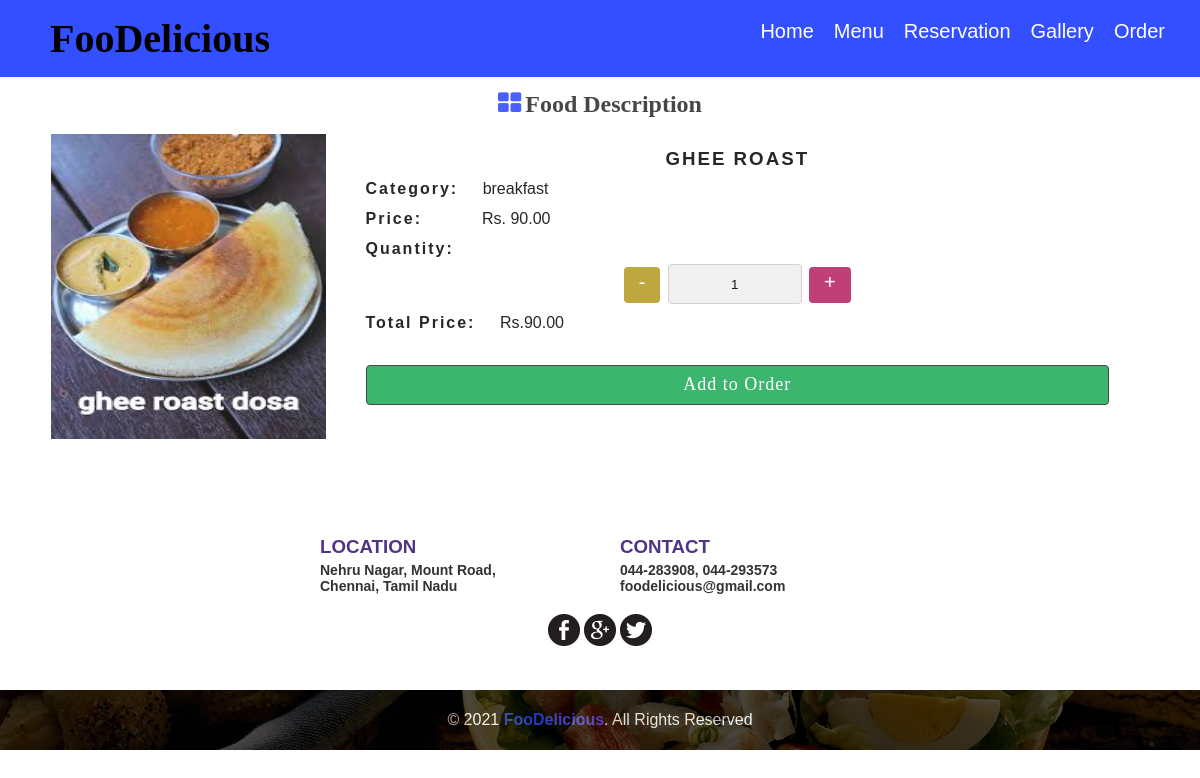
/detail.php?fid=5, run on the app's committed database.
### tables this page shows
CREATE TABLE `food` (
  `id` int(11) NOT NULL,
  `food_name` varchar(255) NOT NULL,
  `food_category` varchar(255) NOT NULL,
  `food_price` varchar(255) NOT NULL,
  `food_description` varchar(100) NOT NULL
);

### detail.php (the view, shortened to what this page needs)
<?php
	require "admin/includes/db.php";
	$name = "";
	$price = "";
	$id = "";
	if($_SERVER['REQUEST_METHOD'] == 'GET') {
		if(isset($_GET['fid']) && preg_replace("#[^0-9]#", "", $_GET['fid']) != "") {
			$fid = preg_replace("#[^0-9]#", "", $_GET['fid']);
			if($fid != "") {
				$get_detail = $db->query("SELECT * FROM food WHERE id='".$fid."' LIMIT 1");
				if($get_detail->num_rows) {
					while($row = $get_detail->fetch_assoc()) {
						$id = $row['id'];
						$name = $row['food_name'];
						$cat  = $row['food_category'];
						$price  = $row['food_price'];
					}
				}else{
					header("location: index.php");
				}
			}
		}else{
			header("location: index.php");
		}
	}elseif($_SERVER['REQUEST_METHOD'] == 'POST') {
		if(isset($_POST['submit'])) {
			$id = preg_replace("#[^0-9]#", "", $_POST['fid']);
			$qty = preg_replace("#[^0-9]#", "", $_POST['amount']);
			header("location: basket.php?fid=".$id."&qty=".$qty."");
		}
	}
?>
<!Doctype html>
<html lang="en">
<head>
<link rel="stylesheet" href="css/main.css" />
</head>
<body>
<?php require "includes/header.php"; ?>
<br/><br/><br/>
<div class="content remove_pad" onclick="remove_class()">
	<div class="inner_content on_parallax">
		<h2><span class="fresh"><b>Food Description</b></span></h2>
		<div class="parallax_content">
			<div class="detail_holder">
				<div class="detail_img">
					<img src="image/FoodPics/<?php echo $id;?>.jpg" width="100%" alt="no image found" />
				</div>
				<div class="detail_desc">
					<form class="" method="post" action="detail.php">
						<h3 class="desc_header"><?php echo $name; ?></h3>
						<p><span class="bold_desc">Category:</span> <?php echo $cat; ?></p>
						<p><span class="bold_desc price"><b>Price:</b></span>Rs. <span id="price"><?php echo $price; ?></span></p>
						<div class="form_group">
							<p><span class="bold_desc">Quantity:</span></p>
							<p class="label_center"><label class="subtract" onclick="subtract_price();">-</label><input readonly type="text" id="amount" name="amount" value="1"><label class="add" onclick="sum_price();">+</label><p>
						</div>
						<p><span class="bold_desc">Total Price:</span> Rs.<span id="total_price"><?php echo $price; ?></span></p>
						<div class="form_group">
							<input type="submit" name="submit" class="submit add_order" value="Add to Order" />
						</div>
					</form>
				</div>
			</div>
		</div>
	</div>
</div>
<div class="content" onclick="remove_class()">
	<div class="inner_content">
		<div class="contact">
			<div class="left">
				<h3 style="color:#513484;"><b>LOCATION</b></h3>
				<p>Nehru Nagar, Mount Road,</p>
				<p>Chennai, Tamil Nadu</p>
			</div>
			<div class="left">
				<h3 style="color:#513484;"><b>CONTACT</b></h3>
				<p>044-283908, 044-293573</p>
				<p>foodelicious@gmail.com</p>
			</div>
			<div class="icon_holder">
				<a href="#"><img src="image/icons/Facebook.png" alt="image/icons/Facebook.png" /></a>
				<a href="#"><img src="image/icons/Google+.png" alt="image/icons/Google+.png"  /></a>
				<a href="#"><img src="image/icons/Twitter.png" alt="image/icons/Twitter.png"  /></a>
			</div>
		</div>
	</div>
</div>
<div class="footer_parallax" onclick="remove_class()">
	<div class="on_footer_parallax">
		<p>&copy; <?php echo strftime("%Y", time()); ?> <span style="color:#334FFF;"><b>FooDelicious</b></span>. All Rights Reserved</p>
	</div>
</div>
</body>
</html>

### css/main.css (style rules this page uses)
* { margin: 0; padding: 0; box-sizing: border-box; }
body { font-family: Arial, Helvetica, san-serif, tahoma; }
div.on_parallax { background: #fff; opacity: 0.9; color: #0F1111 ; text-align: center; height: 370px; padding: 10px; }
div.on_parallax h2 { color: #333; margin: 15px auto; font-weight: 200; font-family: lucida handwriting; }
span.fresh:before { content: '\f009'; font-family: FontAwesome; color: #334FFF; font-size: 25px; margin-right: 4px; }
div.parallax_content { max-width: 1100px; height: auto; padding: 1px; margin: 0 auto; }
div.content { background: #fff; color: #000; padding: 20px 15px; height: auto; display: block; }
div.content.remove_pad { background: #fff; color: #000; padding: 2px 15px; height: auto; display: block; }
div.inner_content { max-width: 1200px; height: auto; padding: 20px; margin: 0 auto; }
div.left { float: left; width: 50%; height: auto; padding: 20px; }
label { display: block; margin-top: 10px; margin-bottom: 5px; color: #17202A; font-size: 18px; }
input[type=text], input[type=email], input[type=number], input[type=date], input[type=time] { width: 100%; border: 1px solid #CCCCCC; padding: 7px; height: 40px; background: #efefef; border-radius: 4px; }
input[type=submit].submit { width: 100%; background: #F39C12; color: #fff; padding: 7px; height: 40px; border: 1px solid #FF5722; font-family: verdana; font-size: 19px; margin-top: 27px; border-radius: 4px; }
div.contact { max-width: 600px; margin: 0 auto; height: auto; color: #333; }
div.contact div.left h3 { color: #FF5722; font-weight: 200; margin-bottom: 4px; }
div.contact div.left p { font-size: 14px; font-weight: bold; }
div.icon_holder { text-align: center; margin-top: 10px; }
div.footer_parallax { background-image: url("../image/dish_2.jpg"); background-attachment: fixed; height: 60px; background-repeat: no-repeat; background-position: center; background-size: cover; width: 100%; }
div.on_footer_parallax { background: #000; opacity: 0.7; color: #fff; text-align: center; height: 60px; padding: 10px; text-align: center; }
div.on_footer_parallax p { line-height: 40px; }
div.on_footer_parallax p span { color: #FF5722; }
div.detail_holder { display: block; height: auto; }
div.detail_img { width: 25%; height: auto; float: left; }
div.detail_img img { height: 305px; }
div.detail_desc { width: 75%; padding: 10px 40px; float: left; text-align: left; line-height: 30px; }
p.label_center { text-align: center; }
h3.desc_header { text-align: center; text-transform:uppercase; letter-spacing: 2px; transition: letter-spacing 200ms ease-in; -moz-transition: letter-spacing 200ms ease-in; -webkit-transition: letter-spacing 200ms ease-in; }
div.detail_desc label { padding: 0px 15px 6px 15px; display: inline-block; margin-top: 1px; font-size: 20px; border-radius: 4px; cursor: pointer; }
div.detail_desc label.add { background: #B82B69 ; color: #fff; }
div.detail_desc label.subtract { background: #B89E2B ; color: #fff; }
span.bold_desc { display: inline-block; font-weight: bold; letter-spacing: 2px; margin-right: 20px; }
span.bold_desc.price { display: inline-block; font-weight: bold; letter-spacing: 2px; margin-right: 60px; }
div.detail_desc input[type=text] { padding: 10px 20px; display: inline; width: 18%; margin: 0% 1%; text-align: center; }
input[type=submit].submit.add_order { background: #27AE60; border: 1px solid #333; letter-spacing: 1px; font-size: 18px; cursor: pointer; transition: letter-spacing 200ms ease-in; -moz-transition: letter-spacing 200ms ease-in; -webkit-transition: letter-spacing 200ms ease-in; }

### data on the page
food: food_name "GHEE ROAST", food_category "breakfast", food_price "90.00"
